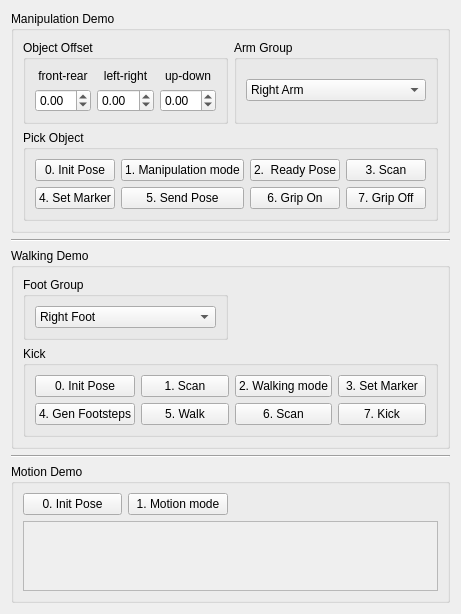
         <widget class="QWidget" name="tab_demo">
          <attribute name="title">
           <string>Demo</string>
          </attribute>
          <layout class="QVBoxLayout" name="verticalLayout_9">
           <item>
            <widget class="QGroupBox" name="groupBox_manipulation_demo">
             <property name="title">
              <string>Manipulation Demo</string>
             </property>
             <layout class="QGridLayout" name="gridLayout_11">
              <item row="0" column="0">
               <widget class="QGroupBox" name="groupBox_object_offset">
                <property name="title">
                 <string>Object Offset</string>
                </property>
                <layout class="QGridLayout" name="gridLayout_12">
                 <item row="0" column="0">
                  <widget class="QLabel" name="label_20">
                   <property name="text">
                    <string>front-rear</string>
                   </property>
                   <property name="alignment">
                    <set>Qt::AlignCenter</set>
                   </property>
                  </widget>
                 </item>
                 <item row="0" column="1">
                  <widget class="QLabel" name="label_21">
                   <property name="text">
                    <string>left-right</string>
                   </property>
                   <property name="alignment">
                    <set>Qt::AlignCenter</set>
                   </property>
                  </widget>
                 </item>
                 <item row="0" column="2">
                  <widget class="QLabel" name="label_22">
                   <property name="text">
                    <string>up-down</string>
                   </property>
                   <property name="alignment">
                    <set>Qt::AlignCenter</set>
                   </property>
                  </widget>
                 </item>
                 <item row="1" column="0">
                  <widget class="QDoubleSpinBox" name="dSpinBox_offset_x">
                   <property name="minimum">
                    <double>-1.000000000000000</double>
                   </property>
                   <property name="maximum">
                    <double>1.000000000000000</double>
                   </property>
                   <property name="singleStep">
                    <double>0.010000000000000</double>
                   </property>
                  </widget>
                 </item>
                 <item row="1" column="1">
                  <widget class="QDoubleSpinBox" name="dSpinBox_offset_y">
                   <property name="minimum">
                    <double>-1.000000000000000</double>
                   </property>
                   <property name="maximum">
                    <double>1.000000000000000</double>
                   </property>
                   <property name="singleStep">
                    <double>0.010000000000000</double>
                   </property>
                  </widget>
                 </item>
                 <item row="1" column="2">
                  <widget class="QDoubleSpinBox" name="dSpinBox_offset_z">
                   <property name="minimum">
                    <double>-1.000000000000000</double>
                   </property>
                   <property name="maximum">
                    <double>1.000000000000000</double>
                   </property>
                   <property name="singleStep">
                    <double>0.010000000000000</double>
                   </property>
                  </widget>
                 </item>
                </layout>
               </widget>
              </item>
              <item row="0" column="1">
               <widget class="QGroupBox" name="groupBox_arm_group">
                <property name="title">
                 <string>Arm Group</string>
                </property>
                <layout class="QVBoxLayout" name="verticalLayout_10">
                 <item>
                  <widget class="QComboBox" name="comboBox_arm_group">
                   <item>
                    <property name="text">
                     <string>Right Arm</string>
                    </property>
                   </item>
                   <item>
                    <property name="text">
                     <string>Left Arm</string>
                    </property>
                   </item>
                  </widget>
                 </item>
                </layout>
               </widget>
              </item>
              <item row="1" column="0" colspan="2">
               <widget class="QGroupBox" name="groupBox_pick_object">
                <property name="title">
                 <string>Pick Object</string>
                </property>
                <layout class="QGridLayout" name="gridLayout_14">
                 <item row="1" column="0">
                  <widget class="QPushButton" name="button_manipulation_demo_4">
                   <property name="enabled">
                    <bool>true</bool>
                   </property>
                   <property name="text">
                    <string>4. Set Marker</string>
                   </property>
                   <attribute name="buttonGroup">
                    <string notr="true">buttonGroup_manipulation_demo</string>
                   </attribute>
                  </widget>
                 </item>
                 <item row="0" column="1">
                  <widget class="QPushButton" name="button_manipulation_demo_1">
                   <property name="enabled">
                    <bool>true</bool>
                   </property>
                   <property name="text">
                    <string>1. Manipulation mode</string>
                   </property>
                   <attribute name="buttonGroup">
                    <string notr="true">buttonGroup_manipulation_demo</string>
                   </attribute>
                  </widget>
                 </item>
                 <item row="0" column="2">
                  <widget class="QPushButton" name="button_manipulation_demo_2">
                   <property name="enabled">
                    <bool>true</bool>
                   </property>
                   <property name="text">
                    <string>2.  Ready Pose</string>
                   </property>
                   <attribute name="buttonGroup">
                    <string notr="true">buttonGroup_manipulation_demo</string>
                   </attribute>
                  </widget>
                 </item>
                 <item row="0" column="3">
                  <widget class="QPushButton" name="button_manipulation_demo_3">
                   <property name="enabled">
                    <bool>true</bool>
                   </property>
                   <property name="text">
                    <string>3. Scan</string>
                   </property>
                   <attribute name="buttonGroup">
                    <string notr="true">buttonGroup_manipulation_demo</string>
                   </attribute>
                  </widget>
                 </item>
                 <item row="0" column="0">
                  <widget class="QPushButton" name="button_manipulation_demo_0">
                   <property name="text">
                    <string>0. Init Pose</string>
                   </property>
                   <attribute name="buttonGroup">
                    <string notr="true">buttonGroup_manipulation_demo</string>
                   </attribute>
                  </widget>
                 </item>
                 <item row="1" column="1">
                  <widget class="QPushButton" name="button_manipulation_demo_5">
                   <property name="enabled">
                    <bool>true</bool>
                   </property>
                   <property name="text">
                    <string>5. Send Pose</string>
                   </property>
                   <attribute name="buttonGroup">
                    <string notr="true">buttonGroup_manipulation_demo</string>
                   </attribute>
                  </widget>
                 </item>
                 <item row="1" column="2">
                  <widget class="QPushButton" name="button_manipulation_demo_6">
                   <property name="text">
                    <string>6. Grip On</string>
                   </property>
                  </widget>
                 </item>
                 <item row="1" column="3">
                  <widget class="QPushButton" name="button_manipulation_demo_7">
                   <property name="text">
                    <string>7. Grip Off</string>
                   </property>
                  </widget>
                 </item>
                </layout>
               </widget>
              </item>
             </layout>
            </widget>
           </item>
           <item>
            <widget class="Line" name="line_8">
             <property name="orientation">
              <enum>Qt::Horizontal</enum>
             </property>
            </widget>
           </item>
           <item>
            <widget class="QGroupBox" name="groupBox_walking_demo">
             <property name="title">
              <string>Walking Demo</string>
             </property>
             <layout class="QGridLayout" name="gridLayout_13">
              <item row="0" column="0">
               <widget class="QGroupBox" name="groupBox_4">
                <property name="title">
                 <string>Foot Group</string>
                </property>
                <layout class="QVBoxLayout" name="verticalLayout_11">
                 <item>
                  <widget class="QComboBox" name="comboBox_kick_foot">
                   <item>
                    <property name="text">
                     <string>Right Foot</string>
                    </property>
                   </item>
                   <item>
                    <property name="text">
                     <string>Left Foot</string>
                    </property>
                   </item>
                  </widget>
                 </item>
                </layout>
               </widget>
              </item>
              <item row="1" column="0" colspan="2">
               <widget class="QGroupBox" name="groupBox_kick">
                <property name="title">
                 <string>Kick</string>
                </property>
                <layout class="QGridLayout" name="gridLayout_15">
                 <item row="0" column="3">
                  <widget class="QPushButton" name="button_walking_demo_3">
                   <property name="enabled">
                    <bool>true</bool>
                   </property>
                   <property name="text">
                    <string>3. Set Marker</string>
                   </property>
                   <attribute name="buttonGroup">
                    <string notr="true">buttonGroup_walking_demo</string>
                   </attribute>
                  </widget>
                 </item>
                 <item row="0" column="1">
                  <widget class="QPushButton" name="button_walking_demo_1">
                   <property name="enabled">
                    <bool>true</bool>
                   </property>
                   <property name="text">
                    <string>1. Scan</string>
                   </property>
                   <attribute name="buttonGroup">
                    <string notr="true">buttonGroup_walking_demo</string>
                   </attribute>
                  </widget>
                 </item>
                 <item row="0" column="2">
                  <widget class="QPushButton" name="button_walking_demo_2">
                   <property name="enabled">
                    <bool>true</bool>
                   </property>
                   <property name="text">
                    <string>2. Walking mode</string>
                   </property>
                   <attribute name="buttonGroup">
                    <string notr="true">buttonGroup_walking_demo</string>
                   </attribute>
                  </widget>
                 </item>
                 <item row="0" column="0">
                  <widget class="QPushButton" name="button_walking_demo_0">
                   <property name="text">
                    <string>0. Init Pose</string>
                   </property>
                   <attribute name="buttonGroup">
                    <string notr="true">buttonGroup_walking_demo</string>
                   </attribute>
                  </widget>
                 </item>
                 <item row="1" column="0">
                  <widget class="QPushButton" name="button_walking_demo_4">
                   <property name="enabled">
                    <bool>true</bool>
                   </property>
                   <property name="text">
                    <string>4. Gen Footsteps</string>
                   </property>
                   <attribute name="buttonGroup">
                    <string notr="true">buttonGroup_walking_demo</string>
                   </attribute>
                  </widget>
                 </item>
                 <item row="1" column="1">
                  <widget class="QPushButton" name="button_walking_demo_5">
                   <property name="enabled">
                    <bool>true</bool>
                   </property>
                   <property name="text">
                    <string>5. Walk</string>
                   </property>
                   <attribute name="buttonGroup">
                    <string notr="true">buttonGroup_walking_demo</string>
                   </attribute>
                  </widget>
                 </item>
                 <item row="1" column="3">
                  <widget class="QPushButton" name="button_walking_demo_7">
                   <property name="text">
                    <string>7. Kick</string>
                   </property>
                  </widget>
                 </item>
                 <item row="1" column="2">
                  <widget class="QPushButton" name="button_walking_demo_6">
                   <property name="text">
                    <string>6. Scan</string>
                   </property>
                  </widget>
                 </item>
                </layout>
               </widget>
              </item>
             </layout>
            </widget>
           </item>
           <item>
            <widget class="Line" name="line_9">
             <property name="orientation">
              <enum>Qt::Horizontal</enum>
             </property>
            </widget>
           </item>
           <item>
            <widget class="QGroupBox" name="groupBox_motion_demo">
             <property name="title">
              <string>Motion Demo</string>
             </property>
             <layout class="QGridLayout" name="gridLayout_16">
              <item row="0" column="1">
               <widget class="QPushButton" name="button_motion_demo_1">
                <property name="text">
                 <string>1. Motion mode</string>
                </property>
               </widget>
              </item>
              <item row="0" column="0">
               <widget class="QPushButton" name="button_motion_demo_0">
                <property name="text">
                 <string>0. Init Pose</string>
                </property>
               </widget>
              </item>
              <item row="0" column="2">
               <widget class="QLabel" name="label_23">
                <property name="text">
                 <string/>
                </property>
               </widget>
              </item>
              <item row="0" column="3">
               <widget class="QLabel" name="label_24">
                <property name="text">
                 <string/>
                </property>
               </widget>
              </item>
              <item row="1" column="0" colspan="4">
               <widget class="QScrollArea" name="scrollArea_action_module">
                <property name="widgetResizable">
                 <bool>true</bool>
                </property>
                <widget class="QWidget" name="scroll_widget_demo_motion">
                 <property name="geometry">
                  <rect>
                   <x>0</x>
                   <y>0</y>
                   <width>772</width>
                   <height>106</height>
                  </rect>
                 </property>
                </widget>
               </widget>
              </item>
             </layout>
            </widget>
           </item>
          </layout>
         </widget>
